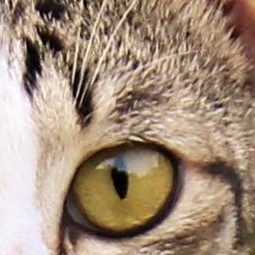
#> input picture Image Upscaling/sample2.png, 255 x 255 px, found by its file name
$ python blur.py
#> lines starting #> are read from the running program, lines starting #| are printed output that depends on the picture
# -*- coding: utf-8 -*-
"""
Created on Wed Mar  9 09:39:00 2022

@author: Bro
"""

import numpy as np
import cv2

f = cv2.imread('sample2.png')
#> f is the input picture: shape (255, 255, 3); mean B, G, R 122, 141.1, 162.1
img=np.copy(f)
f = np.double(cv2.cvtColor(f, cv2.COLOR_BGR2GRAY))/255
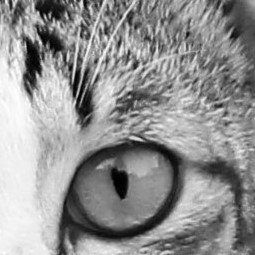
#> f: shape (255, 255) float64; min 0, max 1, mean 0.569
b,k =f.shape
#> b = 255; k = 255
fa =np.zeros([b,k])

for i in range(1,b-1):
    for j in range(1,k-1):
        fa[i,j]=f[i,j]*1/9+f[i-1,j]*1/9+f[i+1,j]*1/9+f[i,j-1]*1/9+f[i,j+1]*1/9+f[i-1,j-1]*1/9+f[i+1,j+1]*1/9+f[i-1,j+1]*1/9+f[i+1,j-1]*1/9
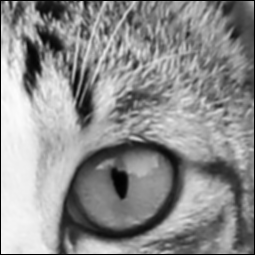
#> fa: shape (255, 255) float64; min 0, max 0.992, mean 0.56

cv2.imshow('frame', f)
cv2.imshow('frame2', fa)

cv2.waitKey(0) & 0xFF
cv2.destroyAllWindows()
